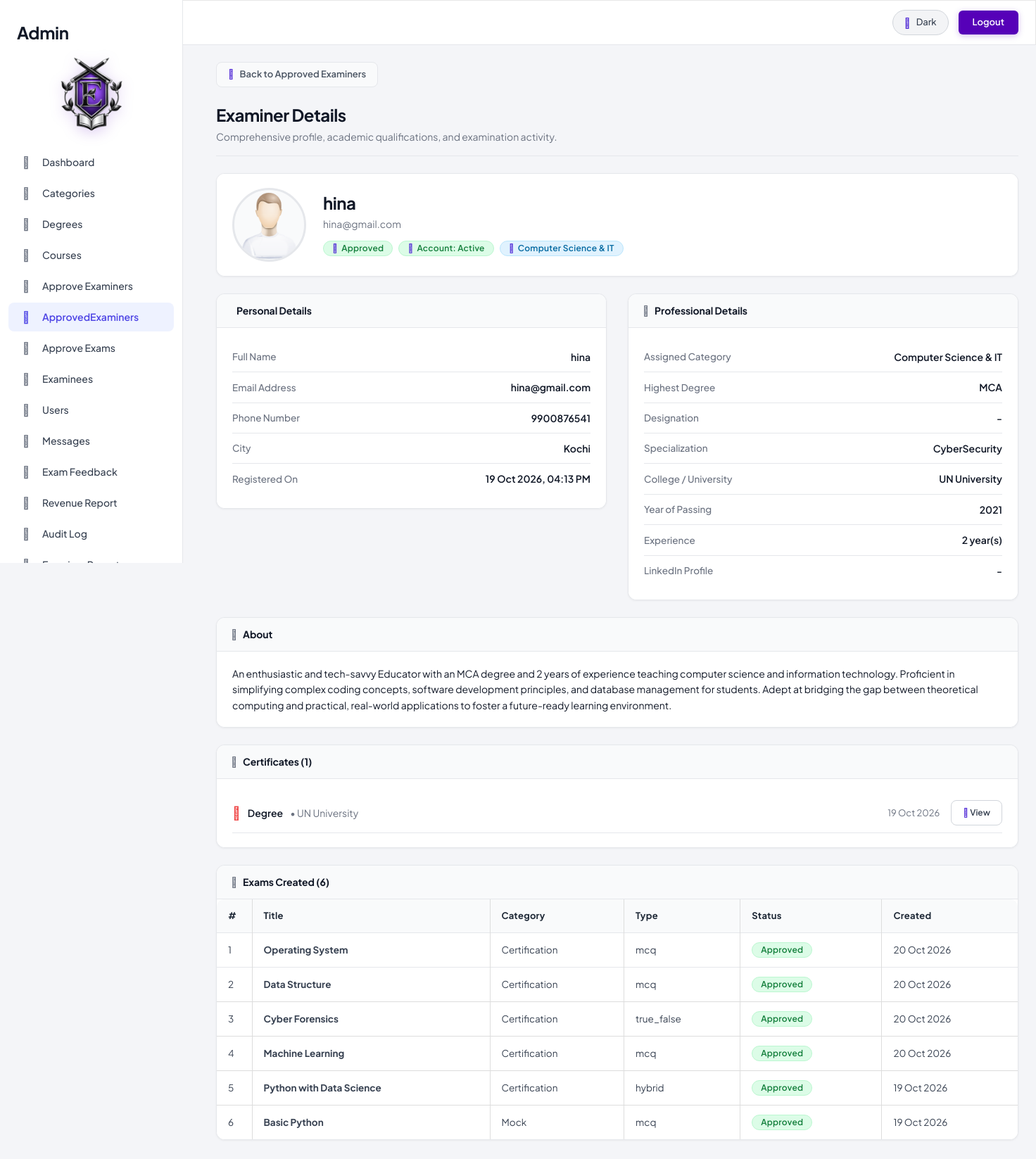
The app's page /admin/examiner_details.php?id=20 (signed in) with its own data.
### tables this page shows
CREATE TABLE IF NOT EXISTS `examiners` (
  `id` int NOT NULL AUTO_INCREMENT,
  `name` varchar(100) NOT NULL,
  `email` varchar(100) NOT NULL,
  `password` varchar(255) NOT NULL,
  `status` enum('pending','approved','rejected') DEFAULT 'pending',
  `created_at` timestamp NOT NULL DEFAULT CURRENT_TIMESTAMP,
  `account_status` enum('active','disabled') DEFAULT 'active',
  `category_id` int DEFAULT NULL,
  `phone` varchar(15) DEFAULT NULL,
  `profile_photo` varchar(255) DEFAULT NULL,
  PRIMARY KEY (`id`),
  UNIQUE KEY `email` (`email`),
  KEY `fk_examiner_category` (`category_id`)
);

CREATE TABLE IF NOT EXISTS `categories` (
  `id` int NOT NULL AUTO_INCREMENT,
  `name` varchar(100) NOT NULL,
  PRIMARY KEY (`id`),
  UNIQUE KEY `name` (`name`)
);

CREATE TABLE IF NOT EXISTS `examiner_profiles` (
  `id` int NOT NULL AUTO_INCREMENT,
  `examiner_id` int NOT NULL,
  `degree_id` int DEFAULT NULL,
  `degree_name` varchar(100) NOT NULL,
  `specialization` varchar(100) DEFAULT NULL,
  `institution` varchar(150) NOT NULL,
  `year_passed` smallint NOT NULL,
  `experience_years` tinyint UNSIGNED NOT NULL DEFAULT '0',
  `about` text,
  `created_at` timestamp NOT NULL DEFAULT CURRENT_TIMESTAMP,
  `designation` varchar(100) DEFAULT NULL,
  `city` varchar(100) DEFAULT NULL,
  `linkedin_url` varchar(255) DEFAULT NULL,
  PRIMARY KEY (`id`),
  UNIQUE KEY `uq_profile_examiner` (`examiner_id`),
  KEY `fk_profile_degree` (`degree_id`)
);

CREATE TABLE IF NOT EXISTS `examiner_certificates` (
  `id` int NOT NULL AUTO_INCREMENT,
  `examiner_id` int NOT NULL,
  `title` varchar(150) NOT NULL,
  `issuer` varchar(150) DEFAULT NULL,
  `file_path` varchar(255) NOT NULL,
  `uploaded_at` timestamp NOT NULL DEFAULT CURRENT_TIMESTAMP,
  PRIMARY KEY (`id`),
  KEY `idx_cert_examiner` (`examiner_id`)
);

CREATE TABLE IF NOT EXISTS `exams` (
  `id` int NOT NULL AUTO_INCREMENT,
  `title` varchar(150) NOT NULL,
  `description` text,
  `image` varchar(255) DEFAULT NULL,
  `course_id` int NOT NULL,
  `category` varchar(50) DEFAULT 'Certification',
  `exam_type` varchar(50) NOT NULL DEFAULT 'hybrid',
  `duration_minutes` int NOT NULL,
  `price` decimal(10,2) DEFAULT '0.00',
  `total_marks` decimal(8,2) NOT NULL DEFAULT '0.00',
  `passing_percentage` decimal(5,2) NOT NULL DEFAULT '50.00',
  `created_by` int DEFAULT NULL,
  `created_at` timestamp NOT NULL DEFAULT CURRENT_TIMESTAMP,
  `registration_deadline` datetime DEFAULT NULL,
  `exam_start_datetime` datetime DEFAULT NULL,
  `status` varchar(20) NOT NULL DEFAULT 'draft',
  `submitted_at` datetime DEFAULT NULL,
  `reviewed_at` datetime DEFAULT NULL,
  `rejection_reason` text,
  PRIMARY KEY (`id`)
);

### classes/DataAccess.class.php (called while the page is built, shortened)
<?php
class DataAccess
{
	private $_con,$_query,$_errors;
	public function __construct()
	{
		if(!$this->_con=mysqli_connect(DB_HOST,DB_USER,DB_PASSWORD,DB_NAME))
		{
			die("connection Error");
		}
	}
	public function query($query)
	{
		if(isset($query))
		{
			$trimmed = trim($query);
			$words = explode(' ', $trimmed);
			$first_word = strtolower($words[0]);
			$this->_query = $query;
			$res = mysqli_query($this->_con, $this->_query);
			if($first_word == 'select' || $first_word == 'show' || $first_word == 'describe')
			{
				if($res && is_object($res) && mysqli_num_rows($res))
				{
					$dataArr = array();
					while($row = mysqli_fetch_assoc($res))
					{
						$dataArr[] = $row;
					}
					return $dataArr;
				}
				else
				{
					return false;
				}
			}
			else
			{
				return (bool)$res;
			}
		}
		return false;
	}
}
?>

### admin/auth.php (called while the page is built, shortened)
<?php
if (!function_exists('h')) {
    function h($value)
    {
        return htmlspecialchars((string)$value, ENT_QUOTES, 'UTF-8');
    }
}

### admin/examiner_details.php (the view, shortened to what this page needs)
<?php
require('auth.php');
$dao = new DataAccess();
$id = isset($_GET['id']) ? (int)$_GET['id'] : 0;
$ex = $id > 0 ? $dao->query(
    "SELECT ex.*, c.name AS category_name,
            p.degree_name, p.designation, p.specialization, p.institution, p.year_passed,
            p.experience_years, p.city, p.linkedin_url, p.about
     FROM examiners ex
     LEFT JOIN examiner_profiles p ON p.examiner_id = ex.id
     LEFT JOIN categories c ON c.id = ex.category_id
     WHERE ex.id = " . $id
) : array();
$ex = $ex[0];
$certs = $dao->query("SELECT title, issuer, file_path, uploaded_at FROM examiner_certificates WHERE examiner_id = $id ORDER BY id");
$exams = $dao->query("SELECT id, title, exam_type, category, status, created_at FROM exams WHERE created_by = $id ORDER BY created_at DESC");
include("header.php");
function dash($v) { return ($v === null || $v === '') ? '-' : h($v); }
$photo = '';
$statusClass = array('approved' => 'success', 'pending' => 'warning', 'rejected' => 'danger');
$sc = isset($statusClass[$ex['status']]) ? $statusClass[$ex['status']] : 'default';
?>
<div class="container mt-5">
    <a href="approved_examiners.php" class="btn-back"><i class="fa fa-arrow-left"></i> Back to Approved Examiners</a>
    <h2>Examiner Details</h2>
    <p class="text-muted">Comprehensive profile, academic qualifications, and examination activity.</p>
    <hr>
    <div class="panel panel-default">
        <div class="panel-body" style="padding: 24px;">
            <div style="display: flex; align-items: center; gap: 24px; flex-wrap: wrap;">
                <div style="flex: 0 0 auto;">
                    <?php if ($photo) { ?>
                        <a href="<?= $photo; ?>" target="_blank" title="Click to view full photo">
                            <img src="<?= $photo; ?>" alt="Examiner Photo" style="width: 105px; height: 105px; border-radius: 50%; object-fit: cover; border: 3px solid #6366f1; box-shadow: 0 4px 14px rgba(0,0,0,0.25);">
                        </a>
                    <?php } else { ?>
                        <img src="assets/img/find_user.png" alt="No Photo" style="width: 105px; height: 105px; border-radius: 50%; object-fit: cover; border: 3px solid var(--panel-default-border); background: var(--panel-default-head-bg);">
                    <?php } ?>
                </div>
                <div style="flex: 1 1 300px;">
                    <h2 style="margin: 0 0 6px 0; font-size: 24px; font-weight: 700; color: var(--text-primary);"><?= h($ex['name']); ?></h2>
                    <p style="margin: 0 0 12px 0; font-size: 14px; color: var(--text-muted);">
                        <span><?= h($ex['email']); ?></span>
                    </p>
                    <div style="display: flex; align-items: center; gap: 8px; flex-wrap: wrap;">
                        <span class="label label-<?= $sc; ?>"><i class="fa fa-check-circle"></i> <?= h(ucfirst($ex['status'])); ?></span>
                        <span class="label label-<?= $ex['account_status'] === 'disabled' ? 'danger' : 'success'; ?>"><i class="fa fa-user"></i> Account: <?= h(ucfirst($ex['account_status'])); ?></span>
                        <?php if (!empty($ex['category_name'])) { ?>
                            <span class="label label-info"><i class="fa fa-tag"></i> <?= h($ex['category_name']); ?></span>
                        <?php } ?>
                    </div>
                </div>
            </div>
        </div>
    </div>
    <div class="row">
        <div class="col-md-6">
            <div class="panel panel-default">
                <div class="panel-heading"><i class="fa fa-user-circle-o" style="margin-right: 8px; color: var(--text-sidebar-icon);"></i><strong>Personal Details</strong></div>
                <div class="panel-body">
                    <div class="info-kv-table">
                        <div class="info-kv-row">
                            <span class="info-kv-label">Full Name</span>
                            <span class="info-kv-value"><?= dash($ex['name']); ?></span>
                        </div>
                        <div class="info-kv-row">
                            <span class="info-kv-label">Email Address</span>
                            <span class="info-kv-value"><?= dash($ex['email']); ?></span>
                        </div>
                        <div class="info-kv-row">
                            <span class="info-kv-label">Phone Number</span>
                            <span class="info-kv-value"><?= dash($ex['phone']); ?></span>
                        </div>
                        <div class="info-kv-row">
                            <span class="info-kv-label">City</span>
                            <span class="info-kv-value"><?= dash($ex['city']); ?></span>
                        </div>
                        <div class="info-kv-row">
                            <span class="info-kv-label">Registered On</span>
                            <span class="info-kv-value"><?= !empty($ex['created_at']) ? h(date('d M Y, h:i A', strtotime($ex['created_at']))) : '-'; ?></span>
                        </div>
                    </div>
                </div>
            </div>
        </div>
        <div class="col-md-6">
            <div class="panel panel-default">
                <div class="panel-heading"><i class="fa fa-graduation-cap" style="margin-right: 8px; color: var(--text-sidebar-icon);"></i><strong>Professional Details</strong></div>
                <div class="panel-body">
                    <div class="info-kv-table">
                        <div class="info-kv-row">
                            <span class="info-kv-label">Assigned Category</span>
                            <span class="info-kv-value"><?= dash($ex['category_name']); ?></span>
                        </div>
                        <div class="info-kv-row">
                            <span class="info-kv-label">Highest Degree</span>
                            <span class="info-kv-value"><?= dash($ex['degree_name']); ?></span>
                        </div>
                        <div class="info-kv-row">
                            <span class="info-kv-label">Designation</span>
                            <span class="info-kv-value"><?= dash($ex['designation']); ?></span>
                        </div>
                        <div class="info-kv-row">
                            <span class="info-kv-label">Specialization</span>
                            <span class="info-kv-value"><?= dash($ex['specialization']); ?></span>
                        </div>
                        <div class="info-kv-row">
                            <span class="info-kv-label">College / University</span>
                            <span class="info-kv-value"><?= dash($ex['institution']); ?></span>
                        </div>
                        <div class="info-kv-row">
                            <span class="info-kv-label">Year of Passing</span>
                            <span class="info-kv-value"><?= dash($ex['year_passed']); ?></span>
                        </div>
                        <div class="info-kv-row">
                            <span class="info-kv-label">Experience</span>
                            <span class="info-kv-value"><?= $ex['experience_years'] !== null ? (int)$ex['experience_years'] . ' year(s)' : '-'; ?></span>
                        </div>
                        <div class="info-kv-row">
                            <span class="info-kv-label">LinkedIn Profile</span>
                            <span class="info-kv-value">
                                <?php if (!empty($ex['linkedin_url']) && preg_match('#^https?://#i', $ex['linkedin_url'])) { ?>
                                    <a href="<?= h($ex['linkedin_url']); ?>" target="_blank" rel="noopener noreferrer" style="color: var(--text-active-menu); text-decoration: none;"><i class="fa fa-external-link"></i> View Profile</a>
                                <?php } else { echo '-'; } ?>
                            </span>
                        </div>
                    </div>
                </div>
            </div>
        </div>
    </div>
    <div class="panel panel-default">
        <div class="panel-heading"><i class="fa fa-info-circle" style="margin-right: 8px; color: var(--text-sidebar-icon);"></i><strong>About</strong></div>
        <div class="panel-body" style="font-size: 14.5px; line-height: 1.7;">
            <?= !empty($ex['about']) ? nl2br(h($ex['about'])) : '<span class="text-muted">No personal bio provided.</span>'; ?>
        </div>
    </div>
    <div class="panel panel-default">
        <div class="panel-heading"><i class="fa fa-certificate" style="margin-right: 8px; color: var(--text-sidebar-icon);"></i><strong>Certificates (<?= count($certs); ?>)</strong></div>
        <div class="panel-body">
            <?php if (!empty($certs)) { foreach ($certs as $cert) { ?>
                <div style="display: flex; justify-content: space-between; align-items: center; padding: 10px 0; border-bottom: 1px solid var(--table-border);">
                    <div style="display: flex; align-items: center; gap: 10px;">
                        <i class="fa fa-file-pdf-o" style="color: #ef4444; font-size: 18px;"></i>
                        <span style="font-weight: 600; color: var(--text-primary);"><?= h($cert['title']); ?></span>
                        <?= !empty($cert['issuer']) ? '<span class="text-muted">&bull; ' . h($cert['issuer']) . '</span>' : ''; ?>
                    </div>
                    <div style="display: flex; align-items: center; gap: 16px;">
                        <span class="text-muted" style="font-size: 13px;"><?= h(date('d M Y', strtotime($cert['uploaded_at']))); ?></span>
                        <a href="../uploads/certificates/<?= rawurlencode($cert['file_path']); ?>" target="_blank" rel="noopener" class="btn btn-default btn-xs" style="font-weight: 600;"><i class="fa fa-eye"></i> View</a>
                    </div>
                </div>
            <?php } } else { echo '<span class="text-muted">No certificates uploaded.</span>'; } ?>
        </div>
    </div>
    <div class="panel panel-default">
        <div class="panel-heading"><i class="fa fa-file-text-o" style="margin-right: 8px; color: var(--text-sidebar-icon);"></i><strong>Exams Created (<?= count($exams); ?>)</strong></div>
        <?php if (!empty($exams)) { ?>
        <div class="table-responsive">
            <table class="table table-bordered table-hover" style="margin-bottom: 0;">
                <thead>
                    <tr>
                        <th style="width: 50px;">#</th>
                        <th>Title</th>
                        <th>Category</th>
                        <th>Type</th>
                        <th>Status</th>
                        <th>Created</th>
                    </tr>
                </thead>
                <tbody>
                <?php $n = 1; foreach ($exams as $e) { ?>
                    <tr>
                        <td><?= $n++; ?></td>
                        <td><strong><?= h($e['title']); ?></strong></td>
                        <td><?= h($e['category']); ?></td>
                        <td><?= h($e['exam_type']); ?></td>
                        <td><span class="label label-<?= ($e['status'] === 'approved' || $e['status'] === 'active') ? 'success' : (($e['status'] === 'pending') ? 'warning' : 'default'); ?>"><?= h(ucfirst($e['status'])); ?></span></td>
                        <td><?= h(date('d M Y', strtotime($e['created_at']))); ?></td>
                    </tr>
                <?php } ?>
                </tbody>
            </table>
        </div>
        <?php } else { ?>
            <div class="panel-body"><span class="text-muted">No exams created yet.</span></div>
        <?php } ?>
    </div>
</div>
<?php include('footer.php'); ?>

### records on screen
examiners: name "hina", email "hina@gmail.com", status "Approved", account_status "Active", category.name "Computer Science & IT", phone "9900876541", examiner_profiles.city "Kochi", created_at "19 Oct 2026, 04:13 PM", examiner_profiles.degree_name "MCA", examiner_profiles.designation "-", examiner_profiles.specialization "CyberSecurity", examiner_profiles.institution "UN University", examiner_profiles.year_passed "2021", examiner_profiles.experience_years "2", examiner_profiles.about "An enthusiastic and tech-savvy Educator with an MCA degree and 2 years of experience teaching computer science and information technology. Proficient in simplifying complex coding concepts, software development principles, and database management for students. Adept at bridging the gap between theoretical computing and practical, real-world applications to foster a future-ready learning environment."
examiner_certificates: title "Degree", issuer "UN University", uploaded_at "19 Oct 2026"
exams: title "Operating System", category "Certification", exam_type "mcq", status "Approved", created_at "20 Oct 2026"
exams: title "Data Structure", category "Certification", exam_type "mcq", status "Approved", created_at "20 Oct 2026"
exams: title "Cyber Forensics", category "Certification", exam_type "true_false", status "Approved", created_at "20 Oct 2026"
exams: title "Machine Learning", category "Certification", exam_type "mcq", status "Approved", created_at "20 Oct 2026"
exams: title "Python with Data Science", category "Certification", exam_type "hybrid", status "Approved", created_at "19 Oct 2026"
exams: title "Basic Python", category "Mock", exam_type "mcq", status "Approved", created_at "19 Oct 2026"

### other values on screen
count($certs) "1"
count($exams) "6"
